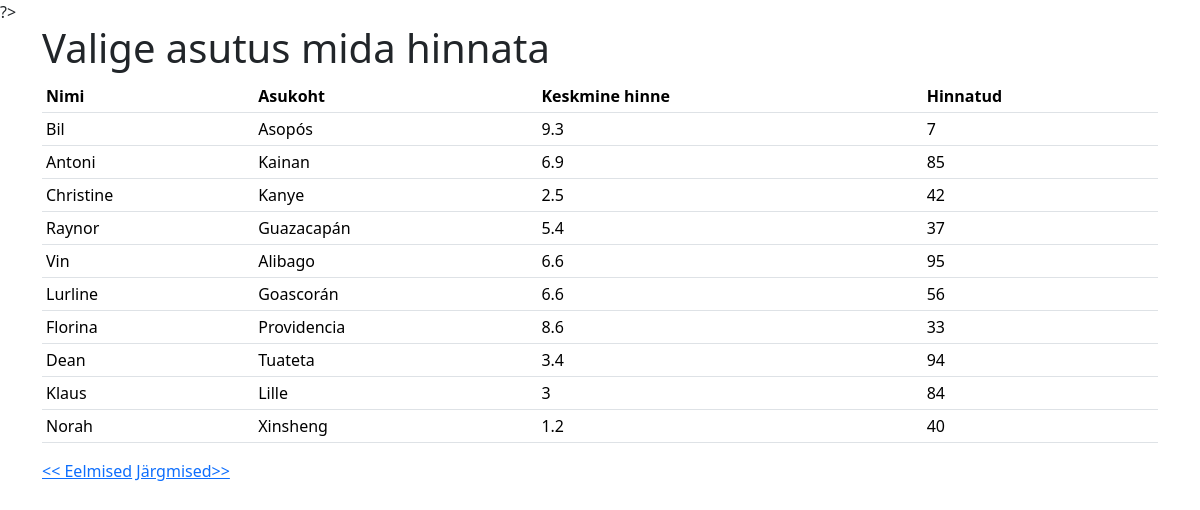
The page / on the database its author committed.
### tables this page shows
CREATE TABLE `toidukohad` (
  `id` int(6) NOT NULL,
  `nimi` varchar(255) NOT NULL,
  `asukoht` varchar(255) NOT NULL,
  `keskmine_hinne` double NOT NULL,
  `hinnatud` int(6) NOT NULL
);

### index.php (the view, shortened to what this page needs)
<?php include ('config.php'); ?>
<!doctype html>
<html lang="en">
    <head>
        <link
            href="https://cdn.jsdelivr.net/npm/bootstrap@5.3.2/dist/css/bootstrap.min.css"
            rel="stylesheet"
        />
    </head>
    <body>
    <?php
        if (!empty($_GET["s"])) {
            $s = $_GET["s"];
            $paring = 'SELECT * FROM toidukohad WHERE nimi LIKE "%'.$s.'%" ';
        } else {
            if (isset($_GET['next'])) {
                $algus = $_GET['next'];
            }
            else if (isset($_GET['prev'])) {
                $algus = $_GET['prev']-10;
            } else {
                $algus = -10;
            }
                $algus += 10;
                $lopp = $algus - 10;
            $paring = "SELECT * FROM toidukohad LIMIT $algus,10";
        }
            $valjund = mysqli_query($yhendus, $paring);
    ?>
    ?>
    <div class="container">
            <h1>Valige asutus mida hinnata</h1>
    <table class="table table-sm">
    <tr>
         <th>Nimi</th>
        <th>Asukoht</th>
        <th>Keskmine hinne</th>
        <th>Hinnatud</th>
    </tr>
    <?php
while($rida = mysqli_fetch_assoc($valjund)){
     ?>
    <tr>
       <td><?php echo $rida ['nimi']; ?></td>
       <td><?php echo $rida ['asukoht']; ?></td>
       <td><?php echo $rida ['keskmine_hinne']; ?></td>
       <td><?php echo $rida ['hinnatud']; ?></td>
    </tr>
    <?php
    }
    ?>
    </table>
    <a href="?prev=<?php echo $lopp?>">&lt;&lt; Eelmised</a>
    <a href="?next=<?php echo $algus;?>"> Järgmised&gt;&gt;</a>
    </div>
    </body>
</html>

### rows shown on the page
toidukohad: nimi "Bil", asukoht "Asopós", keskmine_hinne "9.3", hinnatud "7"
toidukohad: nimi "Antoni", asukoht "Kainan", keskmine_hinne "6.9", hinnatud "85"
toidukohad: nimi "Christine", asukoht "Kanye", keskmine_hinne "2.5", hinnatud "42"
toidukohad: nimi "Raynor", asukoht "Guazacapán", keskmine_hinne "5.4", hinnatud "37"
toidukohad: nimi "Vin", asukoht "Alibago", keskmine_hinne "6.6", hinnatud "95"
toidukohad: nimi "Lurline", asukoht "Goascorán", keskmine_hinne "6.6", hinnatud "56"
toidukohad: nimi "Florina", asukoht "Providencia", keskmine_hinne "8.6", hinnatud "33"
toidukohad: nimi "Dean", asukoht "Tuateta", keskmine_hinne "3.4", hinnatud "94"
toidukohad: nimi "Klaus", asukoht "Lille", keskmine_hinne "3", hinnatud "84"
toidukohad: nimi "Norah", asukoht "Xinsheng", keskmine_hinne "1.2", hinnatud "40"
